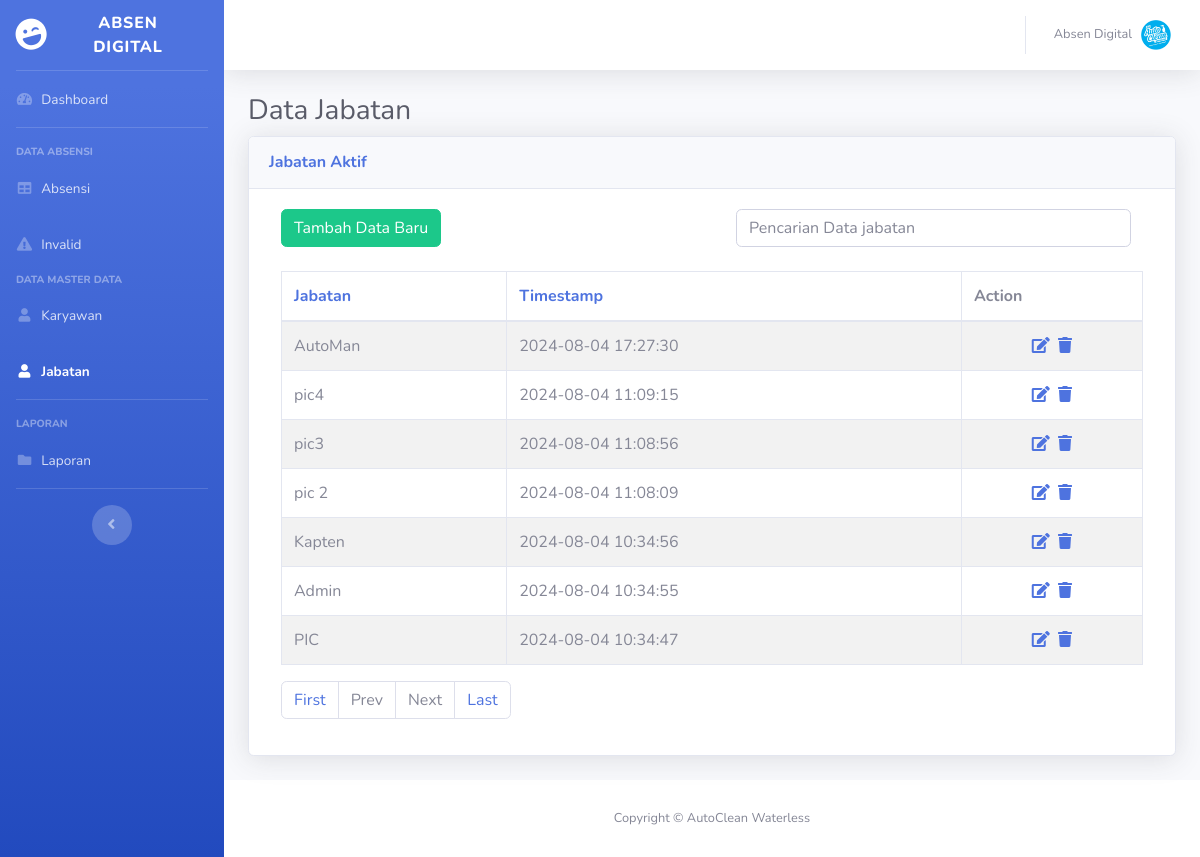
/apps/data_jabatan-index.php (signed in), run on the app's committed database.
### tables this page shows
CREATE TABLE `data_jabatan` (
  `id` int(11) NOT NULL,
  `jabatan` varchar(50) NOT NULL,
  `id_admin` int(11) NOT NULL,
  `timestamp` datetime NOT NULL DEFAULT current_timestamp()
);

### apps/data_jabatan-index.php (the view, shortened to what this page needs)
<?php
require_once "config.php";
?>
<!DOCTYPE html>
<html lang="en">
<head>
	<link href="../src/vendor/fontawesome-free/css/all.min.css" rel="stylesheet" type="text/css">
	<link href="../src/css/sb-admin-2.min.css" rel="stylesheet">
	<link href="../src/vendor/datatables/dataTables.bootstrap4.min.css" rel="stylesheet">
</head>
<body id="page-top">
	<div id="wrapper">
		<?php include 'partial_sidebar.php'; ?>
		<div id="content-wrapper" class="d-flex flex-column">
			<div id="content">
				<?php include 'partial_topbar.php'; ?>
				<div class="container-fluid">
					<h1 class="h3 mb-2 text-gray-800">Data Jabatan</h1>
					<div class="card shadow mb-4">
						<div class="card-header py-3">
							<h6 class="m-0 font-weight-bold text-primary">Jabatan Aktif</h6>
						</div>
						<div class="card-body">
							<div class="col-md-12">
								<div class="row">
									<div class="col-md-6">
										<a href="data_jabatan-create.php" class="btn btn-success pull-right">Tambah Data Baru</a>
									</div>
									<div class="col-md-6">
										<form action="data_jabatan-index.php" method="get">
											<div class="col">
												<input type="text" class="form-control" placeholder="Pencarian Data jabatan" name="search">
											</div>
										</form>
									</div>
								</div>
								<br>
								<?php
								if (isset($_GET['pageno'])) {
									$pageno = $_GET['pageno'];
								} else {
									$pageno = 1;
								}
								$no_of_records_per_page = 10;
								$offset = ($pageno - 1) * $no_of_records_per_page;
								$total_pages_sql = "SELECT COUNT(*) FROM data_jabatan";
								$result = mysqli_query($link, $total_pages_sql);
								$total_rows = mysqli_fetch_array($result)[0];
								$total_pages = ceil($total_rows / $no_of_records_per_page);
								$order = 'id';
								$sort = 'desc';
								$sql = "SELECT * FROM data_jabatan ORDER BY $order $sort LIMIT $offset, $no_of_records_per_page";
								if (!empty($_GET['search'])) {
									$search = ($_GET['search']);
									$sql = "SELECT * FROM data_jabatan
								WHERE CONCAT (jabatan)
								LIKE '%$search%'
								ORDER BY $order $sort
								LIMIT $offset, $no_of_records_per_page";
								} else {
									$search = "";
								}
								if ($result = mysqli_query($link, $sql)) {
									if (mysqli_num_rows($result) > 0) {
										echo "<table class
										='table table-bordered table-striped'>";
										echo "<thead>";
										echo "<tr>";
										echo "<th><a href=?search=$search&sort=&order=jabatan&sort=$sort>Jabatan</th>";
										echo "<th><a href=?search=$search&sort=&order=timestamp&sort=$sort>Timestamp</th>";
										echo "<th>Action</th>";
										echo "</tr>";
										echo "</thead>";
										echo "<tbody>";
										while ($row = mysqli_fetch_array($result)) {
											echo "<tr>";
											echo "<td>" . $row['jabatan'] . "</td>";
											echo "<td>" . $row['timestamp'] . "</td>";
											echo "<td class='text-center'>";
											echo "<a href='data_jabatan-update.php?id=" . $row['id'] . "' title='Edit' data-toggle='tooltip'><span class='fa fa-edit'></span></a> &nbsp;";
											echo "<a href='data_jabatan-delete.php?id=" . $row['id'] . "' title='Hapus' data-toggle='tooltip'><span class='fa fa-trash'></span></a>";
											echo "</td>";
											echo "</tr>";
										}
										echo "</tbody>";
										echo "</table>";
								?>
										<nav aria-label="Page navigation example">
											<ul class="pagination">
												<li class="page-item"><a class="page-link" href="?pageno=1">First</a></li>
												<li class="page-item <?php if ($pageno <= 1) {
																			echo 'disabled';
																		} ?>">
													<a class="page-link" href="<?php if ($pageno <= 1) {
																					echo '#';
																				} else {
																					echo "?pageno=" . ($pageno - 1);
																				} ?>">Prev</a>
												</li>
												<li class="page-item <?php if ($pageno >= $total_pages) {
																			echo 'disabled';
																		} ?>">
													<a class="page-link" href="<?php if ($pageno >= $total_pages) {
																					echo '#';
																				} else {
																					echo "?pageno=" . ($pageno + 1);
																				} ?>">Next</a>
												</li>
												<li class="page-item"><a class="page-link" href="?pageno=<?php echo $total_pages; ?>">Last</a></li>
											</ul>
										</nav>
								<?php
									} else {
										echo "<p class='lead'><em>No records were found.</em></p>";
									}
								} else {
									echo "ERROR: Could not able to execute $sql. " . mysqli_error($link);
								}
								?>
							</div>
						</div>
					</div>
				</div>
			</div>
			<footer class="sticky-footer bg-white">
				<div class="container my-auto">
					<div class="copyright text-center my-auto">
						<span>Copyright &copy; AutoClean Waterless</span>
					</div>
				</div>
			</footer>
		</div>
	</div>
</body>
</html>

### apps/partial_sidebar.php (shortened to what this page needs)
<ul class="navbar-nav bg-gradient-primary sidebar sidebar-dark accordion" id="accordionSidebar">
  <a class="sidebar-brand d-flex align-items-center justify-content-center" href="index.php">
    <div class="sidebar-brand-icon rotate-n-15">
      <i class="fas fa-laugh-wink"></i>
    </div>
    <div class="sidebar-brand-text mx-3">Absen Digital</sup></div>
  </a>
  <hr class="sidebar-divider my-0">
  <li class="nav-item" id="nav-dashboard">
    <a class="nav-link" href="index.php">
      <i class="fas fa-fw fa-tachometer-alt"></i>
      <span>Dashboard</span></a>
  </li>
  <hr class="sidebar-divider">
  <div class="sidebar-heading">
    Data Absensi
  </div>
  <li class="nav-item" id="nav-absensi">
    <a class="nav-link" href="data_absen-index.php">
      <i class="fas fa-fw fa-table"></i>
      <span>Absensi</span></a>
  </li>
  <li class="nav-item" id="nav-invalid">
    <a class="nav-link" href="data_invalid-index.php">
      <i class="fas fa-fw fa-exclamation-triangle"></i>
      <span>Invalid</span></a>
  </li>
  <div class="sidebar-heading">
    Data Master Data
  </div>
  <li class="nav-item" id="nav-karyawan">
    <a class="nav-link" href="data_karyawan-index.php">
      <i class="fas fa-fw fa-user"></i>
      <span>Karyawan</span></a>
  </li>
  <li class="nav-item" id="nav-jabatan">
    <a class="nav-link" href="data_jabatan-index.php">
      <i class="fas fa-fw fa-user"></i>
      <span>Jabatan</span></a>
  </li>
  <hr class="sidebar-divider">
  <div class="sidebar-heading">
    Laporan
  </div>
  <li class="nav-item" id="nav-laporan">
    <a class="nav-link" href="data_laporan.php">
      <i class="fas fa-fw fa-folder"></i>
      <span>Laporan</span></a>
  </li>
  <hr class="sidebar-divider d-none d-md-block">
  <div class="text-center d-none d-md-inline">
    <button class="rounded-circle border-0" id="sidebarToggle"></button>
  </div>
</ul>

### apps/partial_topbar.php (shortened to what this page needs)
<nav class="navbar navbar-expand navbar-light bg-white topbar mb-4 static-top shadow">
  <ul class="navbar-nav ml-auto">
    <li class="nav-item dropdown no-arrow">
      <a class="nav-link dropdown-toggle" href="#" id="userDropdown" role="button" data-toggle="dropdown" aria-haspopup="true" aria-expanded="false">
        <span class="mr-2 d-none d-lg-inline text-gray-600 small">Absen Digital</span>
        <img class="img-profile rounded-circle" src="../src/img/profil.jpg">
      </a>
    </li>
  </ul>
</nav>

### data on the page
data_jabatan: jabatan "AutoMan", timestamp "2024-08-04 17:27:30"
data_jabatan: jabatan "pic4", timestamp "2024-08-04 11:09:15"
data_jabatan: jabatan "pic3", timestamp "2024-08-04 11:08:56"
data_jabatan: jabatan "pic 2", timestamp "2024-08-04 11:08:09"
data_jabatan: jabatan "Kapten", timestamp "2024-08-04 10:34:56"
data_jabatan: jabatan "Admin", timestamp "2024-08-04 10:34:55"
data_jabatan: jabatan "PIC", timestamp "2024-08-04 10:34:47"
